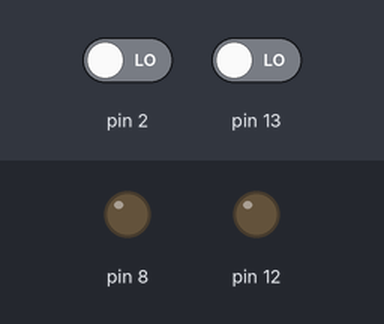
The sketch below on a simulated Arduino Uno, built with avr-gcc and run on an emulated ATmega328P. On the bench: output pins drawn as LEDs (lit = HIGH). The test bench sets the inputs (shaded band); at power-on: pin 13 LOW, pin 2 LOW.

Above: at 1.2 s.
1.3 s: pin 13 driven HIGH
At 1.6 s:
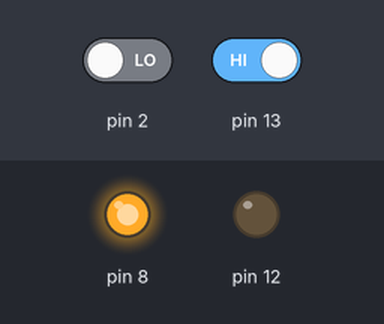
2.8 s: pin 2 driven HIGH
At 4.0 s:
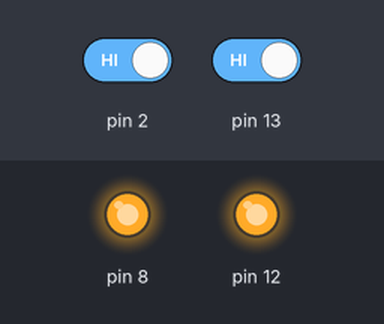
4.3 s: pin 13 driven LOW
At 5.1 s:
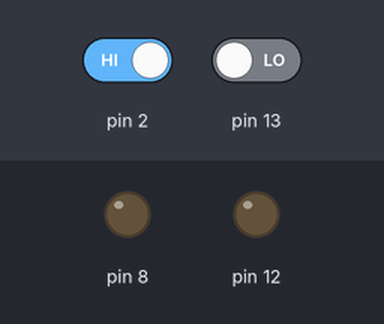
Timing chart, 0 to 7.3 s (numbered marks = the images above; inputs shaded):
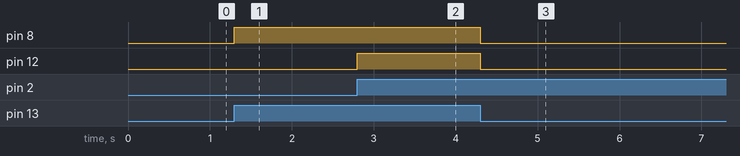

The sketch:

sketch_mar04a.ino
```cpp
void setup() {
  // Keyboard input
     pinMode(2,INPUT);
     pinMode(3,INPUT);
     pinMode(4,INPUT);
     pinMode(5,INPUT);
     pinMode(6,INPUT);

    // Switch input
     pinMode(13,INPUT);

     // LED output
     pinMode(12,OUTPUT);

     // Keyboard output
     pinMode(8,OUTPUT);
}
void loop() {
     if (digitalRead(13) == HIGH) {
          digitalWrite(8,HIGH);
          if (digitalRead(2) == HIGH) {
           digitalWrite(12, HIGH);
          }
     } else {
          digitalWrite(8,LOW);
          digitalWrite(12, LOW);
     }
}
```

Measured:
- after the input at 1.3 s, pin 8: LOW → HIGH at once
- after the input at 2.8 s, pin 12: LOW → HIGH at once
- after the input at 4.3 s, pin 8, pin 12: HIGH → LOW at once
